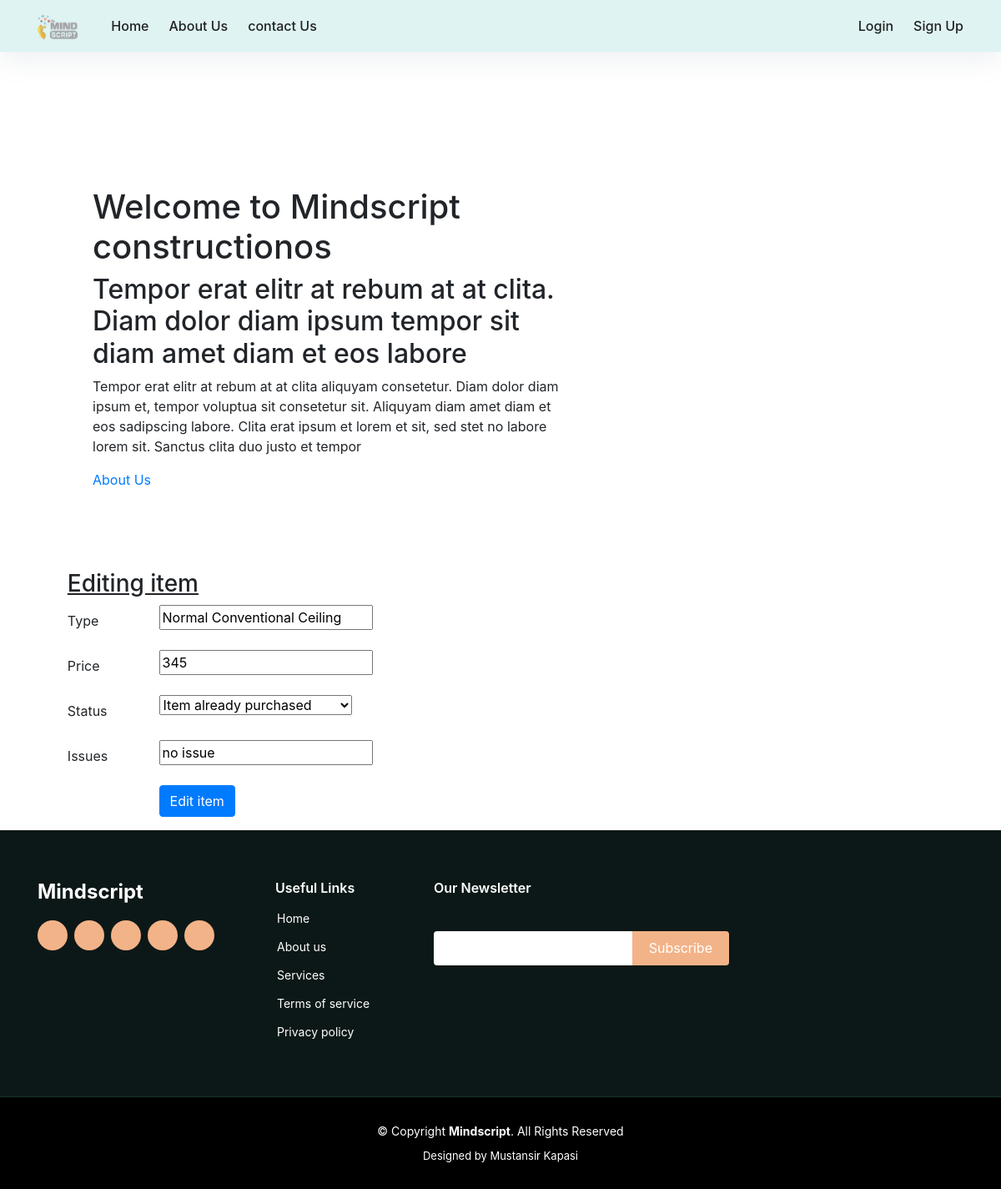
The app's page /Ceiling/edit_item/3, older data.
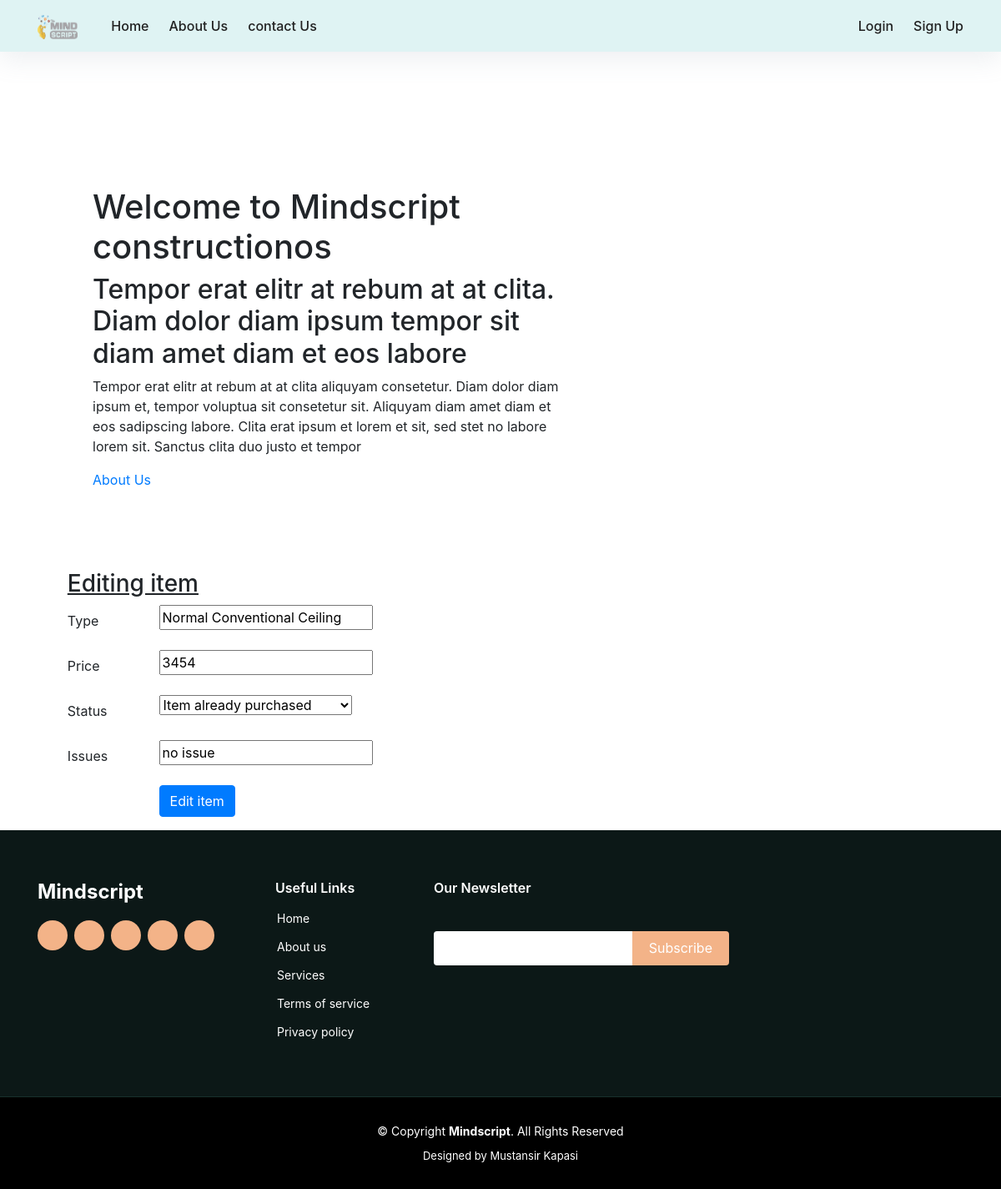
The same page, newer data.
### web_app/models.py (models this page shows, shortened)
class Material(models.Model):
    type = models.CharField(max_length=200, blank=False)
    price = models.IntegerField()
    choices = (
        ('AVAILABLE', 'Item ready to be purchased'),
        ('SOLD', 'Item already purchased'),
        ('RESTOCKING', 'Item restocking in few days')
    )
    status = models.CharField(max_length=10, choices=choices, default='SOLD')
    issues = models.CharField(max_length=50, default="No Issues")
    class Meta:
        abstract = True

class Ceiling(Material):
    pass

### web_app/views.py (the view)
# urls.py: url(r'^Ceiling/edit_item/(?P<pk>\d+)$', edit_Ceiling, name="edit_Ceiling"),
def edit_Ceiling(request, pk):
    return edit_item(request, pk, Ceiling, CeilingForm)

### web_app/forms.py
class CeilingForm(forms.ModelForm):
    class Meta:
        model = Ceiling
        fields = ('type', 'price', 'status', 'issues')

### web_app/views.py (called while the page is built)
def edit_item(request, pk, model, cls):
    item = get_object_or_404(model, pk=pk)
    if request.method == "POST":
        form = cls(request.POST, instance=item)
        if form.is_valid():
            form.save()
            return redirect('dashboard')
    else:
        form = cls(instance=item)
        return render(request, 'web_app/edit_item.html', {'form': form})

### web_app/templates/web_app/edit_item.html (shortened to what this page needs)
{% extends 'web_app/dashboard.html' %}
{% block content %}
<div class="container col-md-10 edit_box" >
  <form method="POST">
    <h3><u>Editing item</u></h3>
    {% for field in form %}
    <div class="form-group row">
      <label for="id_{{ field.name }}" class="col-2 col-form-label">{{ field.label }}</label>
      <div class="col-10">
        {{ field }}
      </div>
    </div>
    {% endfor %}
    <div class="form-group row">
      <div class="offset-sm-2 col-sm-6">
        <button type="submit" class="btn btn-primary">Edit item</button>
      </div>
    </div>
  </form>
</div>
{% endblock %}

Row changes from the older to the newer data that the page shows:
changed Ceiling "Normal Conventional Ceiling": price "345" → "3454"
